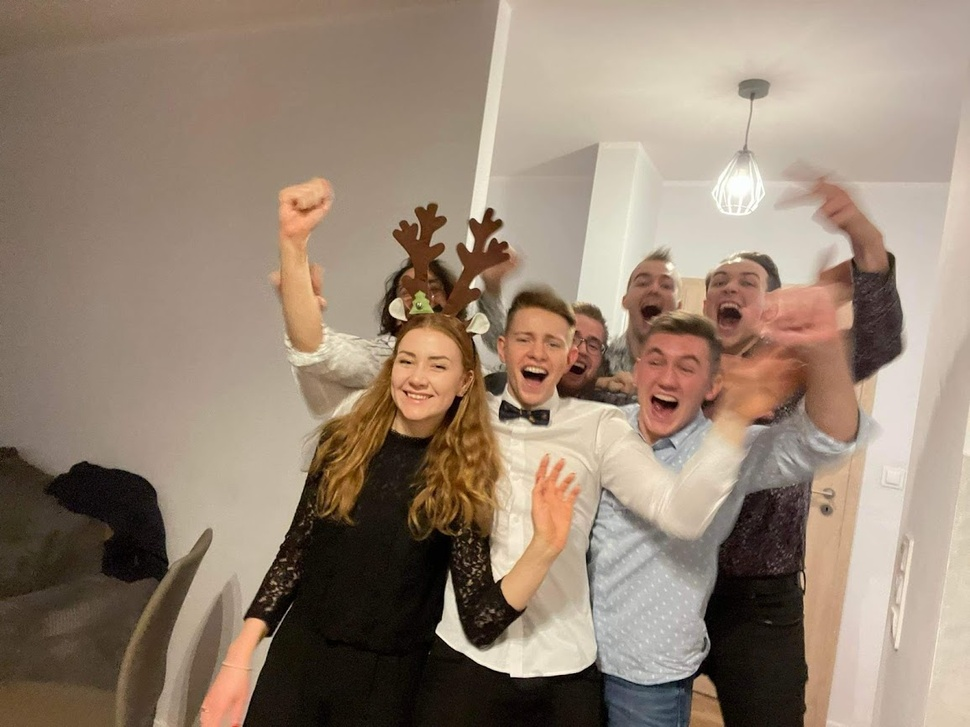
#> input picture images/xanax5.jpeg, 970 x 727 px, shrunk from 1155 x 866 before the run
$ python main.py
#> lines starting #> are read from the running program, lines starting #| are printed output that depends on the picture
import numpy as np
from matplotlib import pyplot as plt
from PIL import Image
from scipy import ndimage
import skimage


def Convolution(oldimage, kernel):
    kernel_h = kernel.shape[0]
    kernel_w = kernel.shape[1]

    if len(oldimage.shape) == 3:
        image_pad = np.pad(oldimage, pad_width=(
            (kernel_h // 2, kernel_h // 2), (kernel_w // 2,
                                             kernel_w // 2), (0, 0)), mode='constant',
                           constant_values=0).astype(np.float32)
    elif len(oldimage.shape) == 2:
        image_pad = np.pad(oldimage, pad_width=(
            (kernel_h // 2, kernel_h // 2), (kernel_w // 2,
                                             kernel_w // 2)), mode='constant',
                           constant_values=0).astype(np.float32)

    h = kernel_h // 2
    w = kernel_w // 2

    image_conv = np.zeros(image_pad.shape)

    for i in range(h, image_pad.shape[0] - h):
        for j in range(w, image_pad.shape[1] - w):
            x = image_pad[i - h:i - h + kernel_h, j - w:j - w + kernel_w]
            x = x.flatten() * kernel.flatten()
            image_conv[i][j] = x.sum()
    h_end = -h
    w_end = -w

    if h == 0:
        return image_conv[h:, w:w_end]
    if w == 0:
        return image_conv[h:h_end, w:]

    return image_conv[h:h_end, w:w_end]


def GaussianFilter(image, sigma):
    image = np.asarray(image)
    filter_size = 2 * int(4 * sigma + 0.5) + 1
    gaussian_filter = np.zeros((filter_size, filter_size), np.float32)
    m = filter_size // 2
    n = filter_size // 2

    for x in range(-m, m + 1):
        for y in range(-n, n + 1):
            x1 = 2 * np.pi * (sigma ** 2)
            x2 = np.exp(-(x ** 2 + y ** 2) / (2 * sigma ** 2))
            gaussian_filter[x + m, y + n] = (1 / x1) * x2

    im_filtered = np.zeros_like(image, dtype=np.float32)
    for c in range(3):
        im_filtered[:, :, c] = Convolution(image[:, :, c], gaussian_filter)
    return im_filtered.astype(np.uint8)


def SobelFilter(img, direction):
    if direction == 'x':
        Gx = np.array([[-1, 0, +1], [-2, 0, +2], [-1, 0, +1]])
        Res = ndimage.convolve(img, Gx)
    if direction == 'y':
        Gy = np.array([[-1, -2, -1], [0, 0, 0], [+1, +2, +1]])
        Res = ndimage.convolve(img, Gy)

    return Res


def Normalize(img):
    # img = np.multiply(img, 255 / np.max(img))
    img = img / np.max(img)
    return img


def NonMaxSupWithoutInterpol(Gmag, Grad):
    NMS = np.zeros(Gmag.shape)
    for i in range(1, int(Gmag.shape[0]) - 1):
        for j in range(1, int(Gmag.shape[1]) - 1):
            if (-22.5 <= Grad[i, j] <= 22.5) or (-157.5 >= Grad[i, j] >= 157.5):
                if (Gmag[i, j] > Gmag[i, j + 1]) and (Gmag[i, j] > Gmag[i, j - 1]):
                    NMS[i, j] = Gmag[i, j]
                else:
                    NMS[i, j] = 0
            if (22.5 <= Grad[i, j] <= 67.5) or (-112.5 >= Grad[i, j] >= -157.5):
                if (Gmag[i, j] > Gmag[i + 1, j + 1]) and (Gmag[i, j] > Gmag[i - 1, j - 1]):
                    NMS[i, j] = Gmag[i, j]
                else:
                    NMS[i, j] = 0
            if (67.5 <= Grad[i, j] <= 112.5) or (-67.5 >= Grad[i, j] >= -112.5):
                if (Gmag[i, j] > Gmag[i + 1, j]) and (Gmag[i, j] > Gmag[i - 1, j]):
                    NMS[i, j] = Gmag[i, j]
                else:
                    NMS[i, j] = 0
            if (112.5 <= Grad[i, j] <= 157.5) or (-22.5 >= Grad[i, j] >= -67.5):
                if (Gmag[i, j] > Gmag[i + 1, j - 1]) and (Gmag[i, j] > Gmag[i - 1, j + 1]):
                    NMS[i, j] = Gmag[i, j]
                else:
                    NMS[i, j] = 0

    return NMS


def TrackByHysteresis(img, highThresholdRatio, lowThresholdRatio):
    GSup = np.copy(img)
    h = int(GSup.shape[0])
    w = int(GSup.shape[1])
    highThreshold = np.max(GSup) * highThresholdRatio
    lowThreshold = highThreshold * lowThresholdRatio

    for i in range(1, h - 1):
        for j in range(1, w - 1):
            if GSup[i, j] > highThreshold:
                GSup[i, j] = 1
            elif GSup[i, j] < lowThreshold:
                GSup[i, j] = 0
            else:
                if ((GSup[i - 1, j - 1] > highThreshold) or
                        (GSup[i - 1, j] > highThreshold) or
                        (GSup[i - 1, j + 1] > highThreshold) or
                        (GSup[i, j - 1] > highThreshold) or
                        (GSup[i, j + 1] > highThreshold) or
                        (GSup[i + 1, j - 1] > highThreshold) or
                        (GSup[i + 1, j] > highThreshold) or
                        (GSup[i + 1, j + 1] > highThreshold)):
                    GSup[i, j] = 1

    GSup = (GSup == 1) * GSup

    return GSup


def Canny(img, high_threshold, low_threshold):
    # Apply Gaussian filter to smooth the image in order to remove the noise
    sigma = 1.5
    img = GaussianFilter(img, sigma)
    img = skimage.color.rgb2gray(img)

    # Finding the intensity gradient of the image
    gx = SobelFilter(img, 'x')
    gx = Normalize(gx)
    gy = SobelFilter(img, 'y')
    gy = Normalize(gy)

    gradient = np.degrees(np.arctan2(gy, gx))

    # Apply gradient magnitude thresholding or lower bound cut-off suppression to get rid of spurious response to
    # edge detection
    mag = np.hypot(gx, gy)

    img = NonMaxSupWithoutInterpol(mag, gradient)
    img = Normalize(img)

    # Apply double threshold to determine potential edges Track edge by hysteresis: Finalize the detection of edges
    # by suppressing all the other edges that are weak and not connected to strong edges.
    img = TrackByHysteresis(img, high_threshold, low_threshold)

    return img


def Main():
    img = Image.open('images/xanax5.jpeg')
#> img is the input picture: PIL image 970x727 RGB; mean R, G, B 150.2, 131.7, 115
    edges = Canny(img, 0.09, 0.05)
#> the loop in GaussianFilter, `for c in range(3):` made 3 passes
#> pass 1, in Convolution, `image_pad = np.pad(oldimage, pad_width=( (kernel_h // 2, kernel_h // 2..`:
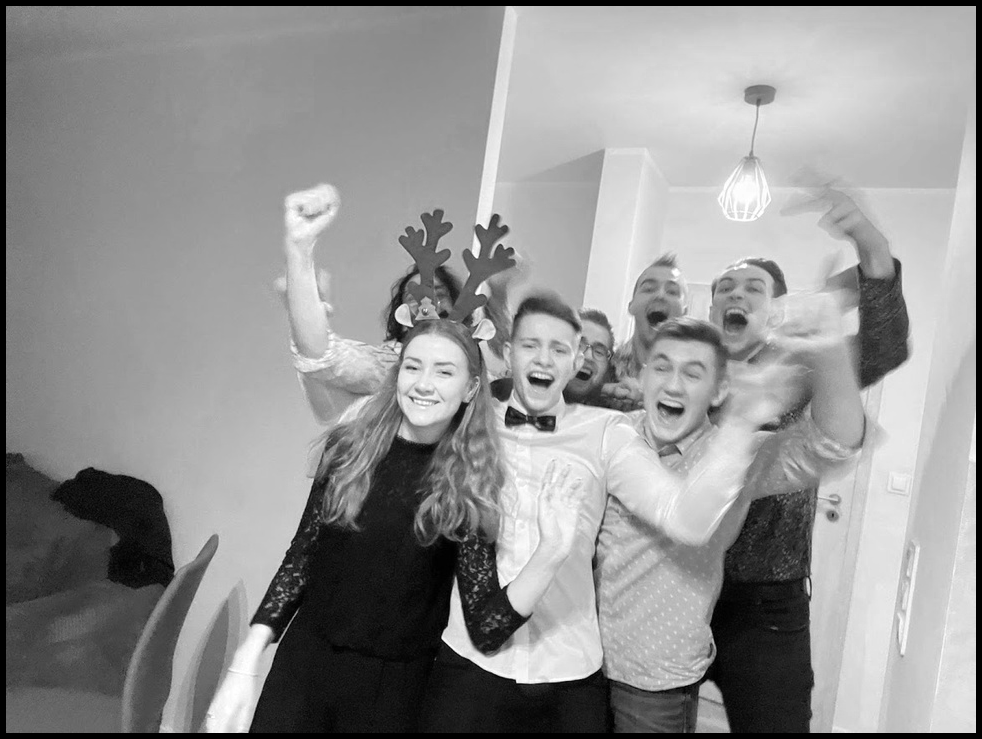
#> image_pad: shape (739, 982) float32; min 0, max 255, mean 145.9
#> in Canny, `img = skimage.color.rgb2gray(img)`:
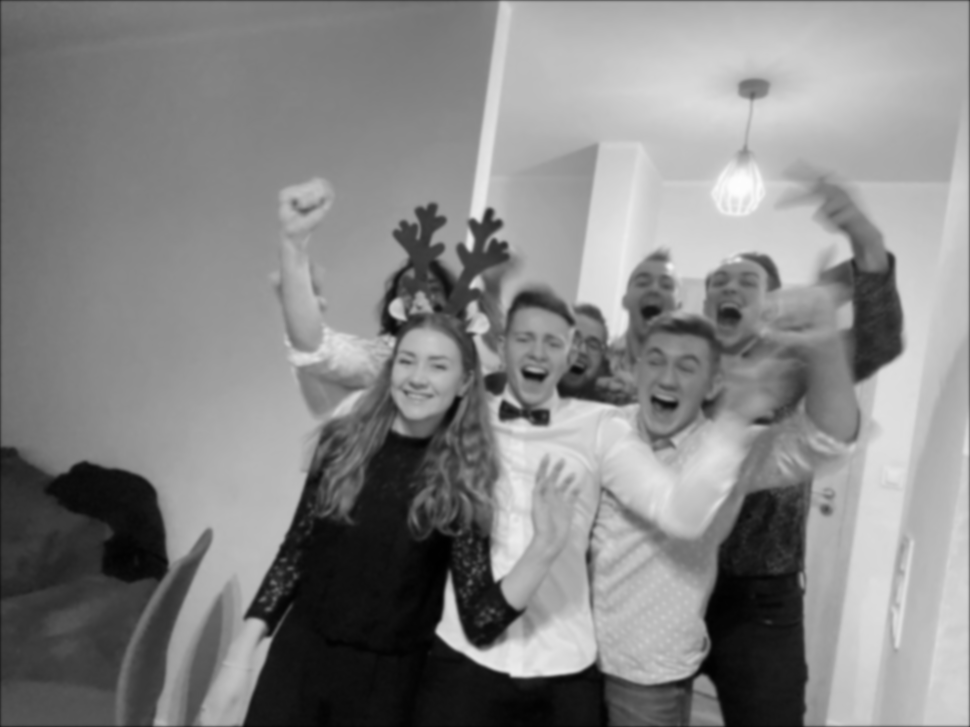
#> img: shape (727, 970) float64; min 0.0014, max 0.993, mean 0.524
#> call 2 of SobelFilter, with direction = 'y'
#> in SobelFilter (call 2), `Res = ndimage.convolve(img, Gy)`:
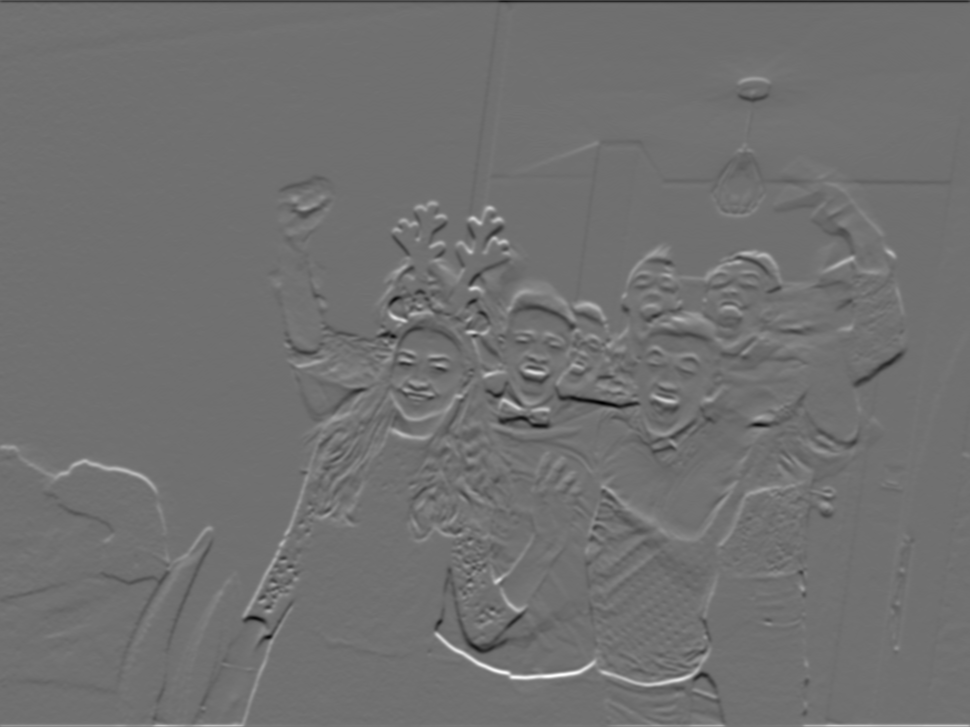
#> Res: shape (727, 970) float64; min -1.35, max 1.7, mean 0.00191; drawn with min black and max white
#> in Canny, `gradient = np.degrees(np.arctan2(gy, gx))`:
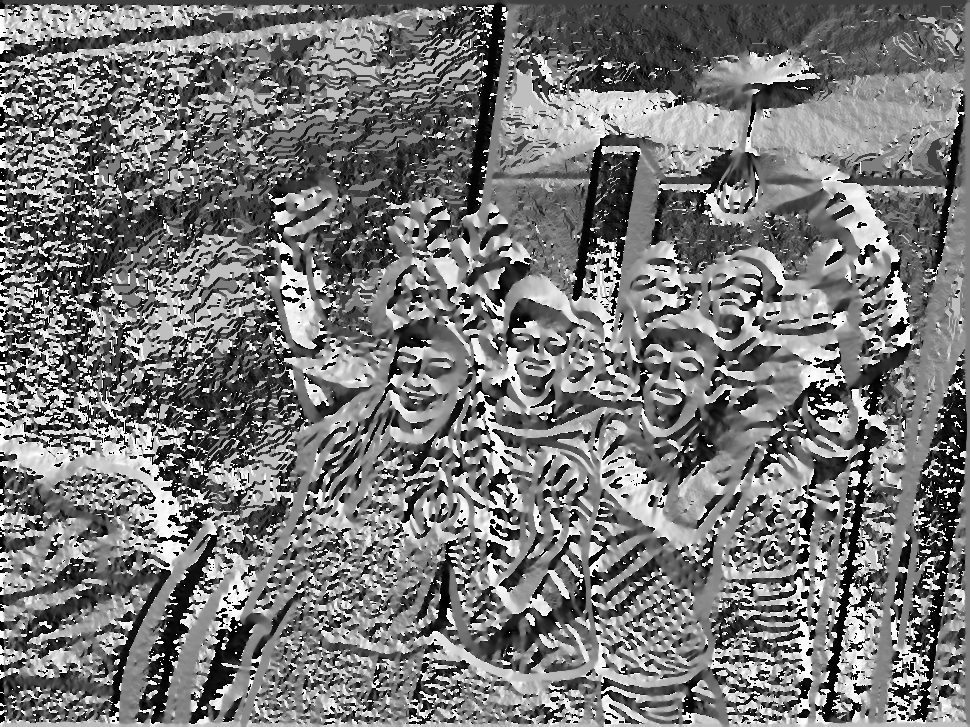
#> gradient: shape (727, 970) float64; min -180, max 180, mean -11; drawn with min black and max white
#> after the loop in NonMaxSupWithoutInterpol, `for i in range(1, int(Gmag.shape[0]) - 1):`:
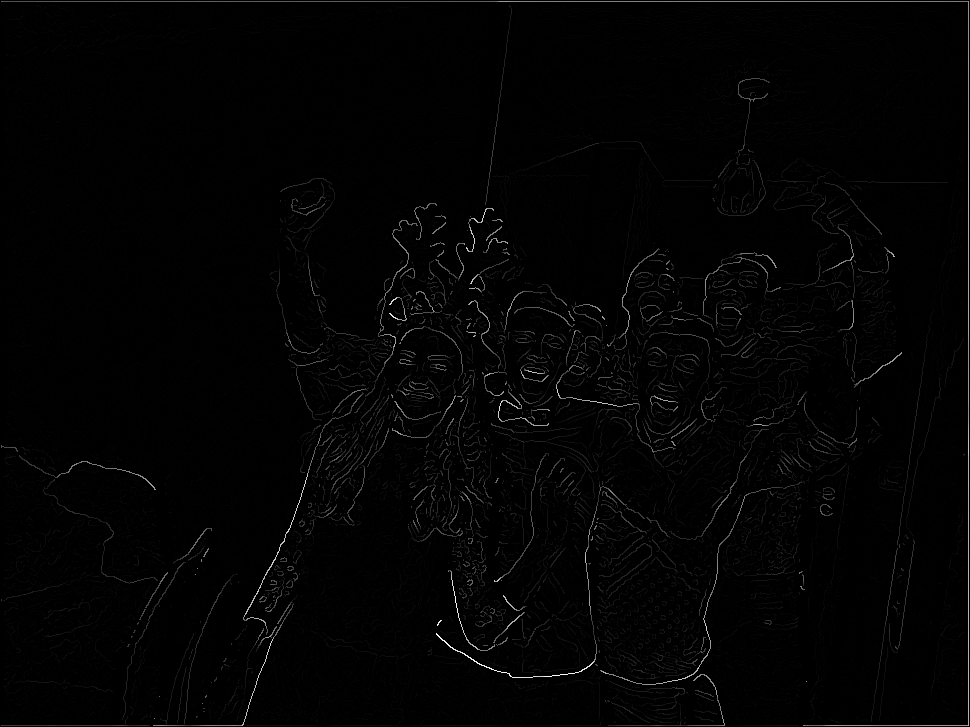
#> NMS: shape (727, 970) float64; min 0, max 1.02, mean 0.0122; drawn with min black and max white
#> in TrackByHysteresis, `highThreshold = np.max(GSup) * highThresholdRatio`: highThreshold = 0.09
#> in TrackByHysteresis, `lowThreshold = highThreshold * lowThresholdRatio`: lowThreshold = 0.0045
#> after the loop in TrackByHysteresis, `for i in range(1, h - 1):`:
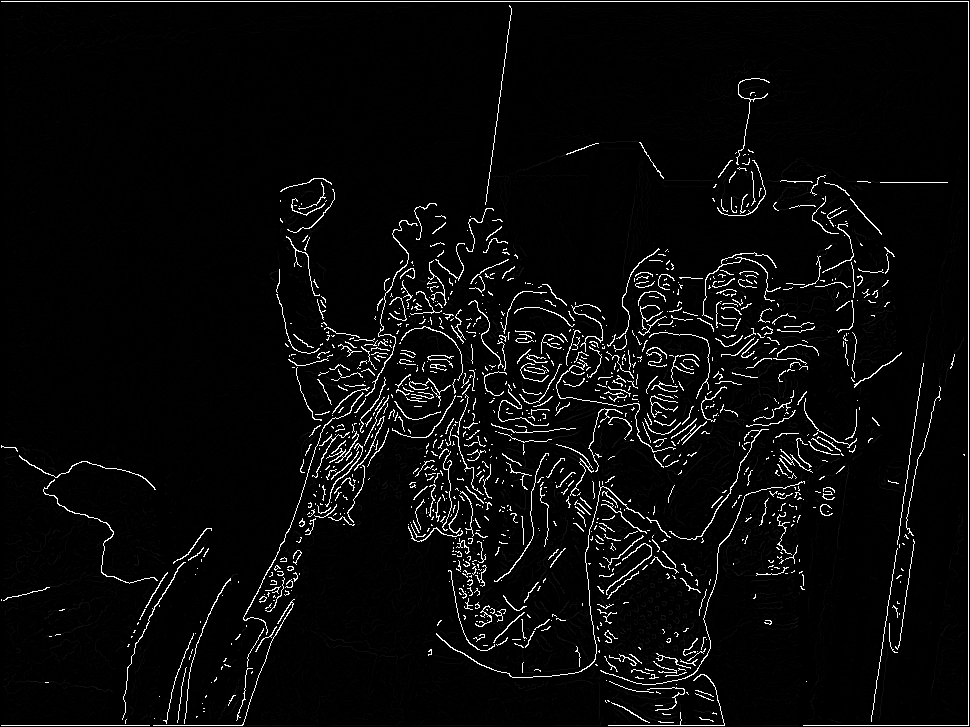
#> GSup: shape (727, 970) float64; min 0, max 1, mean 0.041
#> in TrackByHysteresis, `GSup = (GSup == 1) * GSup`: GSup: shape (727, 970) float64; values 0 (black) and 1 (white), 3.8% white in thin lines or dots

    plt.subplot(121), plt.imshow(img)
    plt.title('Original Image'), plt.xticks([]), plt.yticks([])
    plt.subplot(122), plt.imshow(edges, cmap=plt.get_cmap('gray'))
    plt.title('Edge Image'), plt.xticks([]), plt.yticks([])
    plt.show()


if __name__ == '__main__':
    Main()

$ run again, with images/wozniak5.jpeg copied over images/xanax5.jpeg
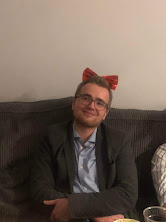
#> input picture images/wozniak5.jpeg, 166 x 222 px
#> in Main, img is the input picture: PIL image 166x222 RGB; mean R, G, B 113.8, 98.1, 87.1
#> after the loop in NonMaxSupWithoutInterpol, `for i in range(1, int(Gmag.shape[0]) - 1):`:
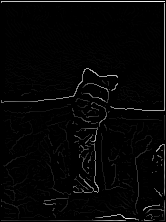
#> NMS: shape (222, 166) float64; min 0, max 1.34, mean 0.0319; drawn with min black and max white
#> highThreshold = 0.09
#> lowThreshold = 0.0045
#> after the loop in TrackByHysteresis, `for i in range(1, h - 1):`:
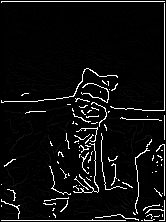
#> GSup: shape (222, 166) float64; min 0, max 1, mean 0.0606

$ run again, with images/wuja5.jpeg copied over images/xanax5.jpeg
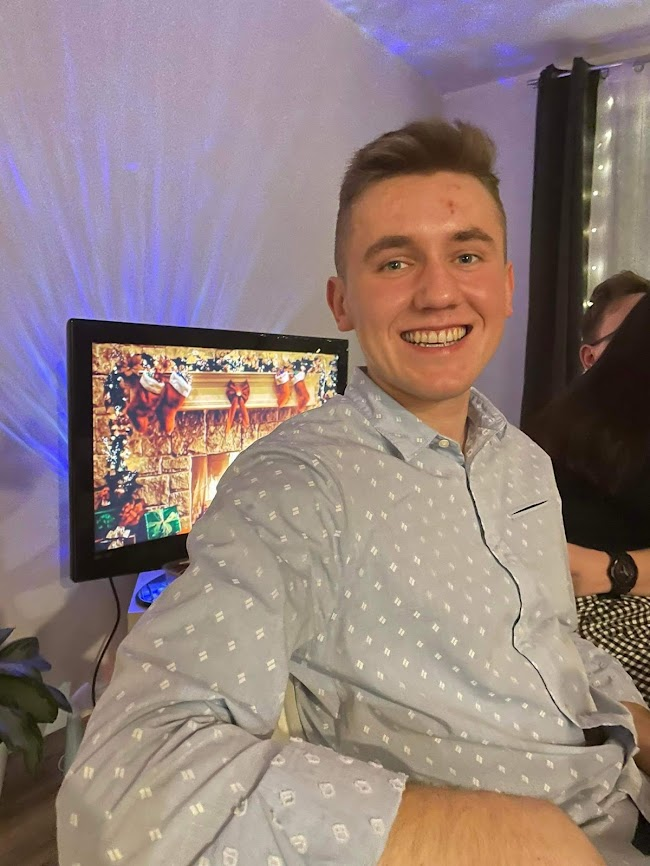
#> input picture images/wuja5.jpeg, 650 x 866 px
#> in Main, img is the input picture: PIL image 650x866 RGB; mean R, G, B 145.8, 127.5, 125
#> after the loop in NonMaxSupWithoutInterpol, `for i in range(1, int(Gmag.shape[0]) - 1):`:
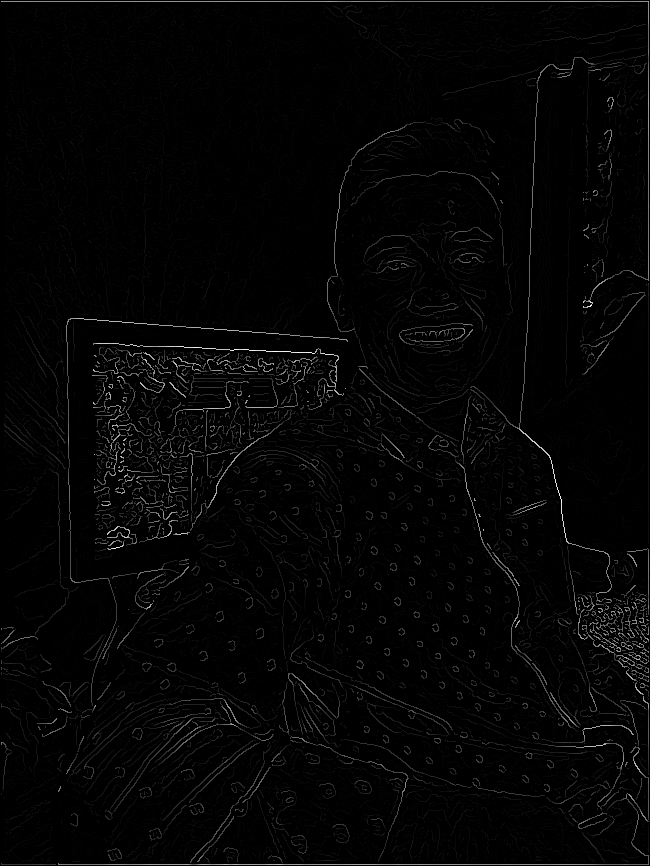
#> NMS: shape (866, 650) float64; min 0, max 1.04, mean 0.0196; drawn with min black and max white
#> highThreshold = 0.09
#> lowThreshold = 0.0045
#> after the loop in TrackByHysteresis, `for i in range(1, h - 1):`:
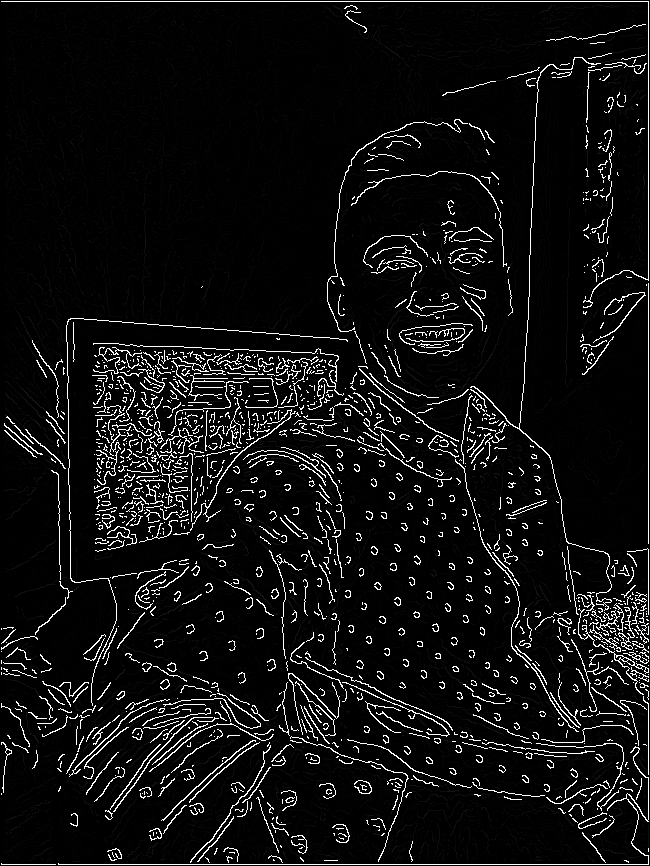
#> GSup: shape (866, 650) float64; min 0, max 1, mean 0.0659

$ run again, with images/grosik5.jpg copied over images/xanax5.jpeg
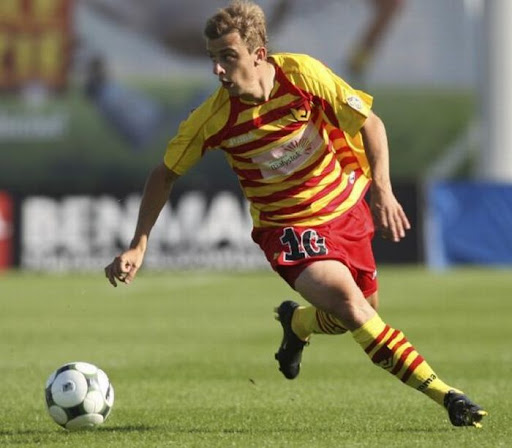
#> input picture images/grosik5.jpg, 512 x 448 px
#> in Main, img is the input picture: PIL image 512x448 RGB; mean R, G, B 127.7, 124.1, 93
#> after the loop in NonMaxSupWithoutInterpol, `for i in range(1, int(Gmag.shape[0]) - 1):`:
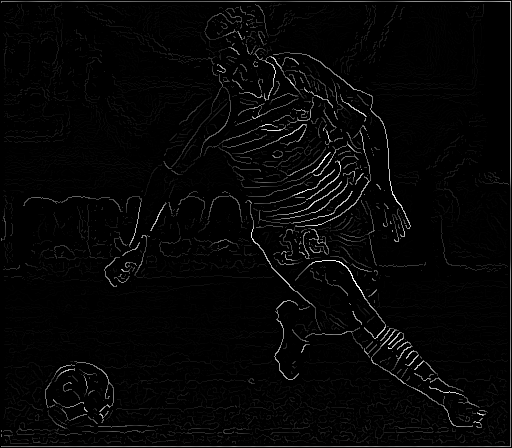
#> NMS: shape (448, 512) float64; min 0, max 1.07, mean 0.0262; drawn with min black and max white
#> highThreshold = 0.09
#> lowThreshold = 0.0045
#> after the loop in TrackByHysteresis, `for i in range(1, h - 1):`:
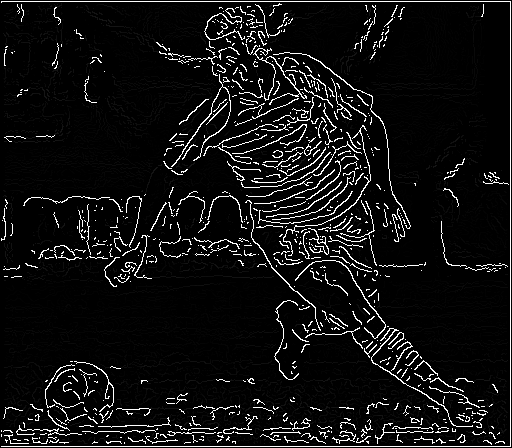
#> GSup: shape (448, 512) float64; min 0, max 1, mean 0.0696
